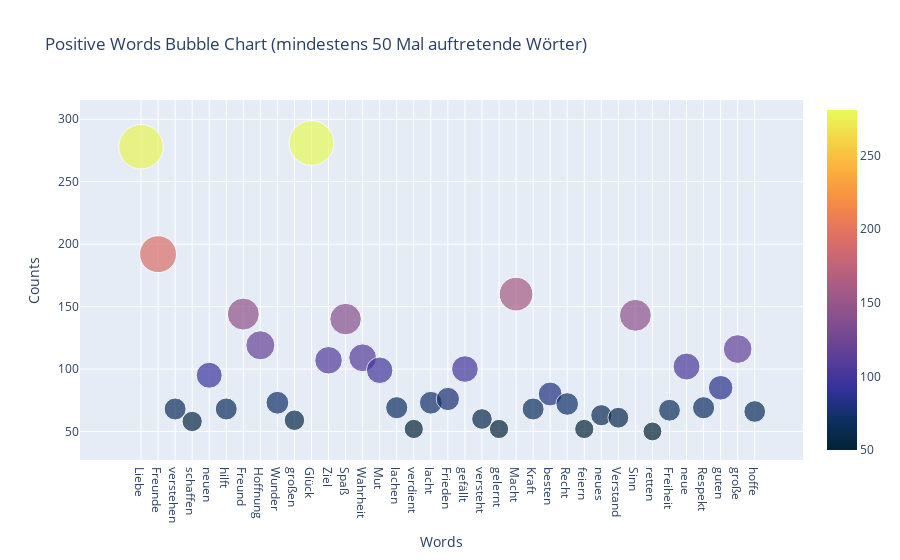

Write notebook code for a chart like this one.
### Code cell
word_counts = {}
for word in positive_word_list:
    if word in word_counts:
        word_counts[word] += 1
    else:
        word_counts[word] = 1

filtered_word_counts = {word: count for word, count in word_counts.items() if count >= 50}

words = list(filtered_word_counts.keys())
counts = list(filtered_word_counts.values())

fig = go.Figure(data=go.Scatter(
    x=words,
    y=counts,
    mode='markers',
    marker=dict(
        size=counts,
        sizemode='area',
        sizeref=max(counts) / 1000,
        color=counts,
        colorscale='thermal',
        showscale=True
    ),
))

fig.update_layout(
    title='Positive Words Bubble Chart (mindestens 50 Mal auftretende Wörter)',
    xaxis=dict(title='Words'),
    yaxis=dict(title='Counts'),
    showlegend=False
)

fig.show()

### Figure 1 — Plotly figure (JSON) as saved in the notebook; plotly's stock layout.template omitted (floating-point values rounded to 4 significant figures)
{"data": [{"marker": {"color": [278, 192, 68, 58, 95, 68, 144, 119, 73, 59, 281, 107, 140, 109, 99, 69, 52, 73, 76, 100, 60, 52, 160, 68, 80, 72, 52, 63, 61, 143, 50, 67, 102, 69, 85, 116, 66], "colorscale": [[0, "rgb(3, 35, 51)"], [0.09091, "rgb(13, 48, 100)"], [0.1818, "rgb(53, 50, 155)"], [0.2727, "rgb(93, 62, 153)"], [0.3636, "rgb(126, 77, 143)"], [0.4545, "rgb(158, 89, 135)"], [0.5455, "rgb(193, 100, 121)"], [0.6364, "rgb(225, 113, 97)"], [0.7273, "rgb(246, 139, 69)"], [0.8182, "rgb(251, 173, 60)"], [0.9091, "rgb(246, 211, 70)"], [1, "rgb(231, 250, 90)"]], "showscale": true, "size": [278, 192, 68, 58, 95, 68, 144, 119, 73, 59, 281, 107, 140, 109, 99, 69, 52, 73, 76, 100, 60, 52, 160, 68, 80, 72, 52, 63, 61, 143, 50, 67, 102, 69, 85, 116, 66], "sizemode": "area", "sizeref": 0.281}, "mode": "markers", "type": "scatter", "x": ["Liebe", "Freunde", "verstehen", "schaffen", "neuen", "hilft", "Freund", "Hoffnung", "Wunder", "großen", "Glück", "Ziel", "Spaß", "Wahrheit", "Mut", "lachen", "verdient", "lacht", "Frieden", "gefällt", "versteht", "gelernt", "Macht", "Kraft", "besten", "Recht", "feiern", "neues", "Verstand", "Sinn", "retten", "Freiheit", "neue", "Respekt", "guten", "große", "hoffe"], "y": [278, 192, 68, 58, 95, 68, 144, 119, 73, 59, 281, 107, 140, 109, 99, 69, 52, 73, 76, 100, 60, 52, 160, 68, 80, 72, 52, 63, 61, 143, 50, 67, 102, 69, 85, 116, 66]}], "layout": {"showlegend": false, "title": {"text": "Positive Words Bubble Chart (mindestens 50 Mal auftretende Wörter)"}, "xaxis": {"title": {"text": "Words"}}, "yaxis": {"title": {"text": "Counts"}}}}
